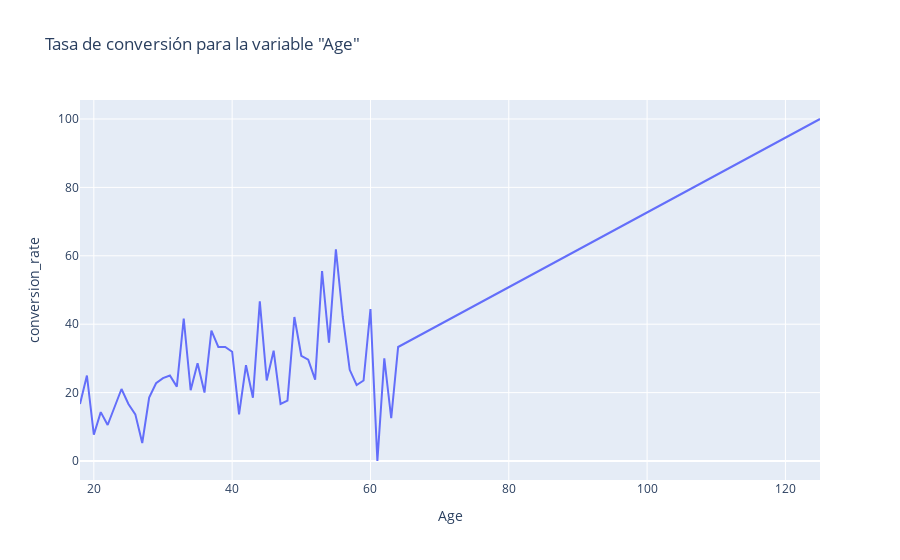
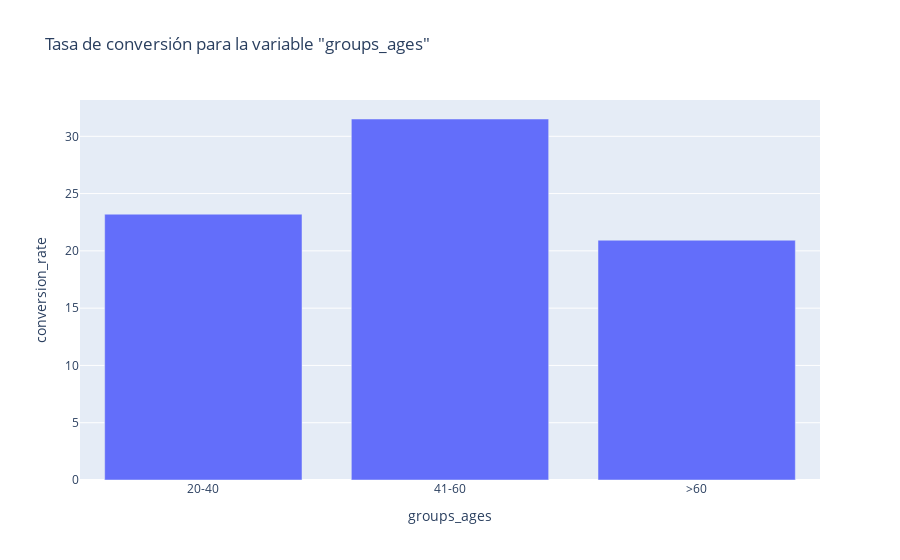

The notebook cell saved with these charts, in order:
### Markdown cell above
# Univariate analysis

### Code cell
helper_funtions.conversion_rate_chart('Age', 'Sales', df)

df.loc[:,'groups_ages'] = '18-20'
df.loc[df['Age']>60,'groups_ages'] = '>60'
df.loc[(df['Age']>40)&(df['Age']<=60), 'groups_ages'] = '41-60'
df.loc[(df['Age']>17)&(df['Age']<=40), 'groups_ages'] = '20-40'

# Y grafiquemos la tasa de conversión para esta nueva columna
helper_funtions.conversion_rate_chart('groups_ages', 'Sales', df, type='bar')

### Figure 1 — Plotly figure (JSON) as saved in the notebook; plotly's stock layout.template omitted (floating-point values rounded to 4 significant figures)
{"data": [{"hovertemplate": "Age=%{x}<br>conversion_rate=%{y}<extra></extra>", "legendgroup": "", "line": {"color": "#636efa", "dash": "solid"}, "marker": {"symbol": "circle"}, "mode": "lines", "name": "", "orientation": "v", "showlegend": false, "type": "scatter", "x": [18, 19, 20, 21, 22, 23, 24, 25, 26, 27, 28, 29, 30, 31, 32, 33, 34, 35, 36, 37, 38, 39, 40, 41, 42, 43, 44, 45, 46, 47, 48, 49, 50, 51, 52, 53, 54, 55, 56, 57, 58, 59, 60, 61, 62, 63, 64, 125], "xaxis": "x", "y": [16.67, 25, 7.692, 14.29, 10.53, 16, 21.05, 16.67, 13.64, 5.263, 18.52, 22.73, 24.24, 25, 21.74, 41.67, 20.69, 28.57, 20, 38.1, 33.33, 33.33, 31.94, 13.64, 28.0, 18.52, 46.67, 23.53, 32.26, 16.67, 17.65, 42.11, 30.77, 29.63, 23.81, 55.56, 34.62, 61.9, 42.11, 26.67, 22.22, 23.53, 44.44, 0, 30, 12.5, 33.33, 100], "yaxis": "y"}], "layout": {"legend": {"tracegroupgap": 0}, "title": {"text": "Tasa de conversión para la variable \"Age\""}, "xaxis": {"anchor": "y", "domain": [0, 1], "title": {"text": "Age"}}, "yaxis": {"anchor": "x", "domain": [0, 1], "title": {"text": "conversion_rate"}}}}

### Figure 2 — Plotly figure (JSON) as saved in the notebook; plotly's stock layout.template omitted (floating-point values rounded to 4 significant figures)
{"data": [{"alignmentgroup": "True", "hovertemplate": "groups_ages=%{x}<br>conversion_rate=%{y}<extra></extra>", "legendgroup": "", "marker": {"color": "#636efa", "pattern": {"shape": ""}}, "name": "", "offsetgroup": "", "orientation": "v", "showlegend": false, "textposition": "auto", "type": "bar", "x": ["20-40", "41-60", ">60"], "xaxis": "x", "y": [23.2, 31.51, 20.93], "yaxis": "y"}], "layout": {"barmode": "relative", "legend": {"tracegroupgap": 0}, "title": {"text": "Tasa de conversión para la variable \"groups_ages\""}, "xaxis": {"anchor": "y", "domain": [0, 1], "title": {"text": "groups_ages"}}, "yaxis": {"anchor": "x", "domain": [0, 1], "title": {"text": "conversion_rate"}}}}
